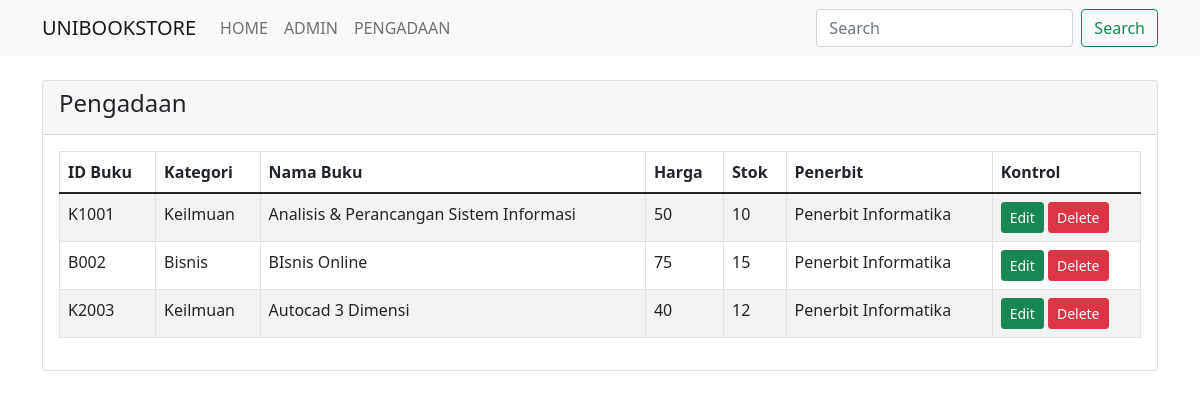
/Pengadaan.php, run on the app's committed database.
### tables this page shows
CREATE TABLE `buku` (
  `ID_Buku` varchar(8) DEFAULT NULL,
  `Kategori` varchar(30) DEFAULT NULL,
  `Nama_Buku` varchar(120) DEFAULT NULL,
  `Harga` int(8) DEFAULT NULL,
  `Stok` int(4) DEFAULT NULL,
  `Penerbit` varchar(20) DEFAULT NULL
);

### Pengadaan.php (the view, shortened to what this page needs)
<?php
require 'koneksi.php';
if (isset($_GET['search'])) {
    $search_query = mysqli_real_escape_string($connection, $_GET['search']);
    $query = "SELECT * FROM buku WHERE (nama_buku LIKE '%$search_query%' OR kategori LIKE '%$search_query%') AND stok < 20";
} else {
    $query = "SELECT * FROM buku WHERE stok < 20";
}
$query_run = mysqli_query($koneksi, $query);
?>
<!doctype html>
<html lang="en">
<head>
    <link href="https://cdn.jsdelivr.net/npm/bootstrap@5.1.3/dist/css/bootstrap.min.css" rel="stylesheet">
</head>
<body>
<nav class="navbar navbar-expand-lg navbar-light bg-light">
    <div class="container">
        <a class="navbar-brand" href="#">UNIBOOKSTORE</a>
        <div class="collapse navbar-collapse" id="navbarNav">
            <ul class="navbar-nav">
                <li class="nav-item">
                    <a class="nav-link" href="index.php">HOME</a>
                </li>
                <li class="nav-item">
                    <a class="nav-link" href="admin.php">ADMIN</a>
                </li>
                <li class="nav-item">
                    <a class="nav-link" href="pengadaan.php">PENGADAAN</a>
                </li>
            </ul>
            <form class="d-flex ms-auto" method="GET" action="index.php">
                <input class="form-control me-2" type="search" placeholder="Search" aria-label="Search" name="search">
                <button class="btn btn-outline-success" type="submit">Search</button>
            </form>
        </div>
    </div>
</nav>
<div class="container mt-4">
    <div class="row">
        <div class="col-md-12">
            <div class="card">
                <div class="card-header">
                    <h4>
                        Pengadaan
                    </h4>
                </div>
                <div class="card-body">
                    <table class="table table-bordered table-striped">
                        <thead>
                        <tr>
                            <th>ID Buku</th>
                            <th>Kategori</th>
                            <th>Nama Buku</th>
                            <th>Harga</th>
                            <th>Stok</th>
                            <th>Penerbit</th>
                            <th>Kontrol</th>
                        </tr>
                        </thead>
                        <tbody>
                        <?php
                        if (mysqli_num_rows($query_run) > 0) {
                            foreach ($query_run as $buku) {
                                ?>
                                <tr>
                                    <td><?= $buku['ID_Buku']; ?></td>
                                    <td><?= $buku['Kategori']; ?></td>
                                    <td><?= $buku['Nama_Buku']; ?></td>
                                    <td><?= $buku['Harga']; ?></td>
                                    <td><?= $buku['Stok']; ?></td>
                                    <td><?= $buku['Penerbit']; ?></td>
                                    <td>
                                        <a href="editBuku.php?id=<?= $buku['ID_Buku']; ?>"
                                           class="btn btn-success btn-sm">Edit</a>
                                        <form action="code.php" method="POST" class="d-inline">
                                            <button type="submit" name="delete_book" value="<?= $buku['ID_Buku']; ?>"
                                                    class="btn btn-danger btn-sm">Delete
                                            </button>
                                        </form>
                                    </td>
                                </tr>
                                <?php
                            }
                        } else {
                            echo "<h5> No Record Found </h5>";
                        }
                        ?>
                        </tbody>
                    </table>
                </div>
            </div>
        </div>
    </div>
</div>
</body>
</html>

### data on the page
buku: ID_Buku "K1001", Kategori "Keilmuan", Nama_Buku "Analisis & Perancangan Sistem Informasi", Harga "50", Stok "10", Penerbit "Penerbit Informatika"
buku: ID_Buku "B002", Kategori "Bisnis", Nama_Buku "BIsnis Online", Harga "75", Stok "15", Penerbit "Penerbit Informatika"
buku: ID_Buku "K2003", Kategori "Keilmuan", Nama_Buku "Autocad 3 Dimensi", Harga "40", Stok "12", Penerbit "Penerbit Informatika"
